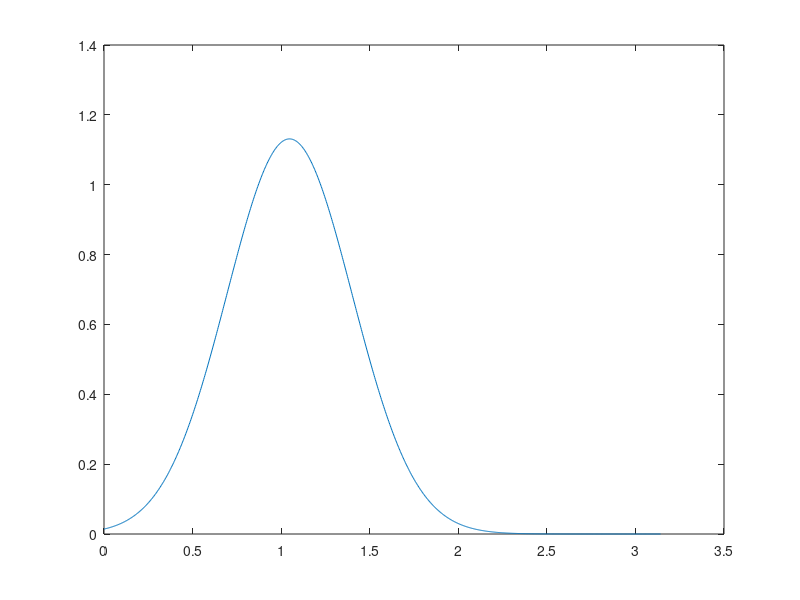

Reproduce this figure in MATLAB. (Note: this script raises an error after producing the figure.)
% cn1D_IT test

function cn1D_IT_test
close all;
Nplot = 15;
xspan = [0, pi]; Nx = 1000;
tspan = [0, 8]; Nt = ceil((tspan(2)-tspan(1))/0.005);
x = linspace(xspan(1),xspan(2),Nx);
dx = diff(xspan)/Nx;
psi0 = exp(-2*(x - pi/3).^2);
%psi0 = exp(-2*x.^2).*exp(1i*15*x);
%psi0 = sin(x);
psi0 = psi0/sqrt(psi0*psi0'*dx);
figure; plot(x, abs(psi0).^2); hold on;
Psi = cn1D_IT(@V, xspan, tspan, psi0, Nx, Nt);
for ii = 1:Nplot
    plot(x, abs(Psi(:,round(Nt*ii/Nplot))).^2);
end

% analytical solution
y = sin(x);
y = y/sqrt(y*y'*dx);
plot(x, abs(y).^2, '.');
end

function out = V(~, ~)
out = 0;
end